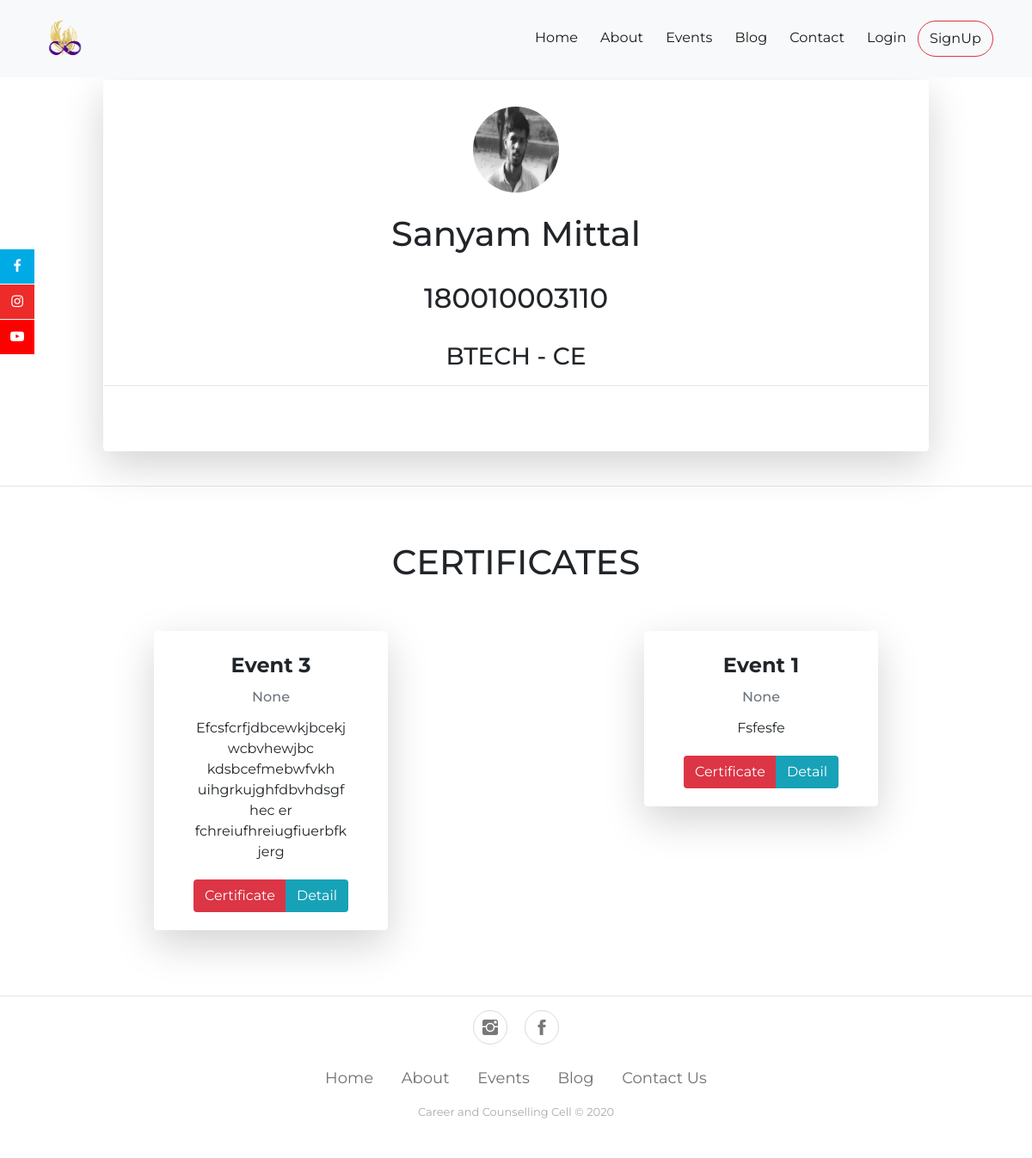
The app's page /accounts/sanyam/, older data.
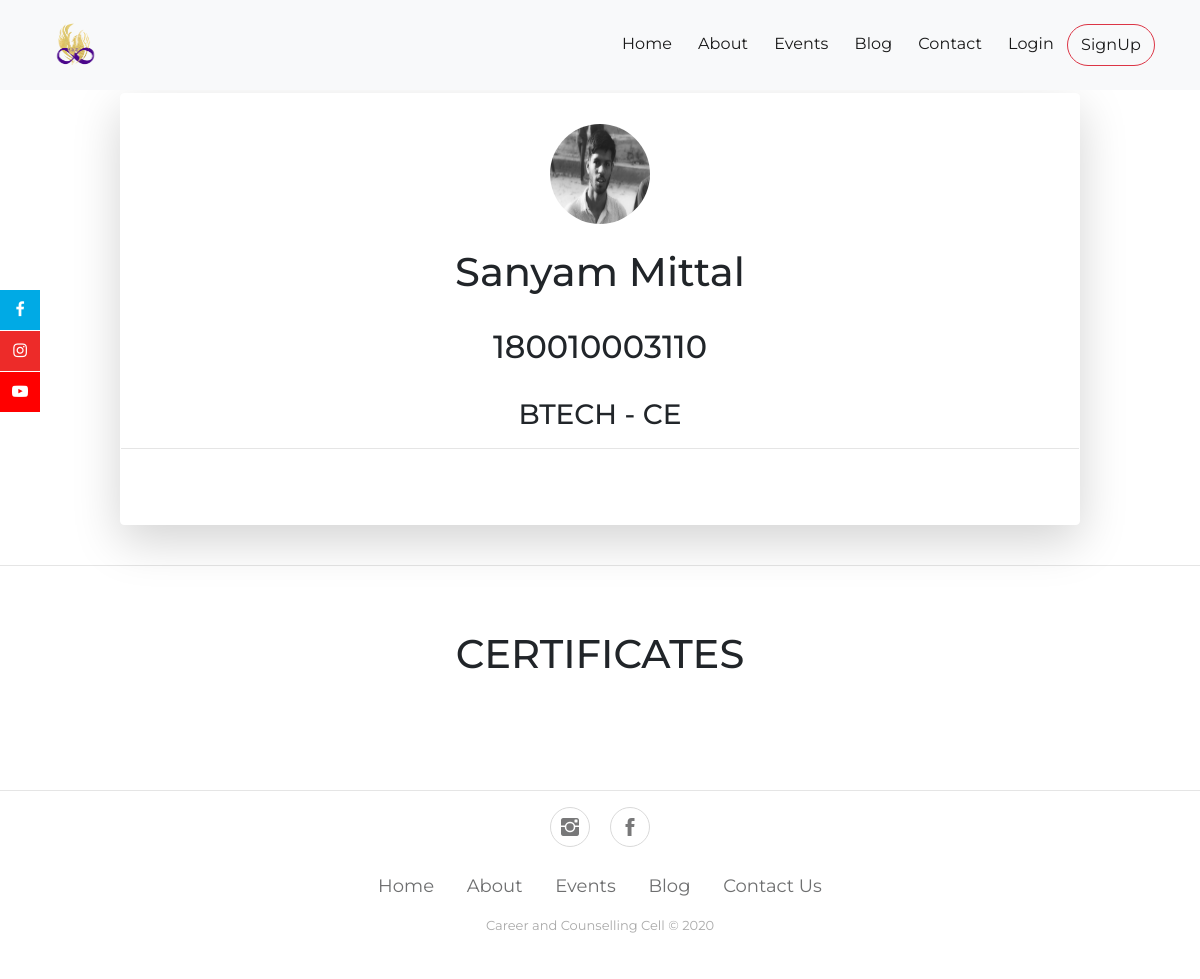
The same page, newer data.
### events/models.py (models this page shows, shortened)
class Registration(models.Model):
    user = models.ForeignKey(User, on_delete=models.CASCADE, verbose_name='registrations')
    event = models.ForeignKey(Event, on_delete=models.CASCADE)
    date = models.DateTimeField(auto_now_add=True)
    attended = models.CharField(choices=(('A', 'Attended'), ('NA', 'Not Attended')), max_length=10, default='NA')
    class Meta:
        ordering = ['-date']

class Event(models.Model):
    event_name = models.CharField(max_length=100)
    description = models.CharField(max_length=1000)
    content = models.TextField(max_length=5000, blank=True, null=True)
    date = models.DateTimeField(blank=True, null=True)
    venue = models.CharField(max_length=100, default=None, blank=True, null=True)
    pic1 = models.ImageField(default=None, upload_to='event pics', blank=True, null=True)
    pic2 = models.ImageField(default=None, upload_to='event pics', blank=True, null=True)
    pic3 = models.ImageField(default=None, upload_to='event pics', blank=True, null=True)
    pic4 = models.ImageField(default=None, upload_to='event pics', blank=True, null=True)
    pic5 = models.ImageField(default=None, upload_to='event pics', blank=True, null=True)
    pic6 = models.ImageField(default=None, upload_to='event pics', blank=True, null=True)
    pic7 = models.ImageField(default=None, upload_to='event pics', blank=True, null=True)
    pic8 = models.ImageField(default=None, upload_to='event pics', blank=True, null=True)
    pic9 = models.ImageField(default=None, upload_to='event pics', blank=True, null=True)
    pic10 = models.ImageField(default=None, upload_to='event pics', blank=True, null=True)
    pic11 = models.ImageField(default=None, upload_to='event pics', blank=True, null=True) ##for home only
    status = models.CharField(default=True, choices=(('True', 'Upcoming'), ('False', 'Happened')), max_length=10)
    class Meta:
        ordering = ['-date']

### accounts/views.py (the view)
# urls.py: path('<username>/', views.ProfileDashboard, name='dashboard'),
def ProfileDashboard(request, username):
    user = request.user
    user_instance = get_object_or_404(User, username=username)
    user_instance_profile = get_object_or_404(UserProfile, user=user_instance)
    registration = Registration.objects.filter(user=user_instance)
    context = {
        'user': user,
        'user_instance': user_instance,
        'certificates': registration,
        'profile': user_instance_profile,
    }
    return render(request, 'accounts/profile1.html', context)

### accounts/templates/accounts/profile1.html (shortened to what this page needs)
{% extends 'base.html' %}
{% load static %}
{% block content %}
<br>
<br>
<br>
                {% include 'accounts/profile card.html' %}
{% endblock %}

### accounts/templates/accounts/profile card.html (shortened to what this page needs)
    <center>
    <div class="card profilebody border-white border rounded shadow-lg" style="width: 80%; height: 30rem; margin-top: -150px; height: 27rem;">
            <div class="profile">
                <div class="profilephoto" style="margin-top: 30px;">
                    {% if user_instance.userprofile.pic %}
                    <a href="#">
                        <img src="{{user_instance.userprofile.pic.url}}" height="100" width="100" class="rounded-circle">
                    </a>
                    {% endif %}
                </div>
                <div class="profiledetails">
                    <br>
                    <h1>{{user_instance.first_name|capfirst}} {{ user_instance.last_name|capfirst }}</h1>
                    <br>
                    <h2>{{profile.roll_no}}</h2><br>
                    <h3><p>{{profile.course}} - {{ profile.branch }}</p></h3>
                    <hr>
                </div>
            </div>
    </div>
    </center>
    <br>
    <hr>
    <div class="container certibody">
        <center>
            <h1>
                <br>
                CERTIFICATES
            </h1>
            <br><br>
        {% if user_instance.registration_set.exists %}
                <div class="row user-list">
                {% for registration in certificates %}
                {% if registration.attended == 'A'%}
                    <div class="col item">
                        <div class="card border-white border rounded shadow-lg" data-bs-hover-animate="pulse" style="width: 17rem; height: auto;">
                            <div class="card-body">
                                <h4 class="card-title" style="margin-top: 5px;"><strong>{{ registration.event.event_name|capfirst }}</strong></h4>
                                <h6 class="text-muted card-subtitle mb-2" style="margin-top: 0px;">{{ registration.event.date }}</h6>
                                <p class="card-text" style="width: 180px;margin-top: 15px;margin-bottom: 20px;">{{ registration.event.description|capfirst }}</p>
                                <div class="btn-group" role="group">
                                    <button class="btn bg-danger" type="button" ><a href="{% url 'events:certificate' user_instance.username registration.event.id %}">Certificate</a></button>
                                    <br>
                                    <button class="btn bg-info" type="button"><a href="{% url 'events:events_detail' registration.event.id %}">Detail</a></button>
                                </div>
                            </div>
                        </div>
                    </div>
                {% endif %}
                {% endfor %}
                </div>
        {% endif %}
        </center>
    </div>

Row changes from the older to the newer data that the page shows:
removed Registration: event.event_name "Event 3", event "None", event.description "Efcsfcrfjdbcewkjbcekjwcbvhewjbc kdsbcefmebwfvkh uihgrkujghfdbvhdsgfhec er fchreiufhreiugfiuerbfkjerg"
removed Registration: event.event_name "Event 1", event "None", event.description "Fsfesfe"
